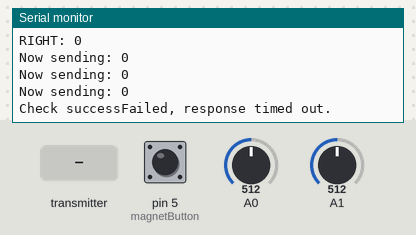
Simulated run of this sketch. Board: Arduino Uno, built with avr-gcc and run on an emulated ATmega328P. Shown: the last lines printed to the serial monitor. Inputs (shaded band) come from the test bench; at power-on: A0 = 512, pin 5 (magnetButton) HIGH, A1 = 512. No radio packets arrive unless stated.

Above: at 6.2 s.
6.3 s: A0 set to 490
At 7.0 s:
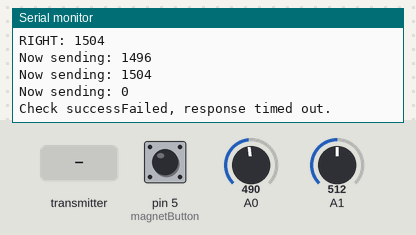
8.6 s: pin 5 (magnetButton) pulled LOW for 1 s
11.1 s: the transmitter starts sending time_taken = 0
At 11.69 s:
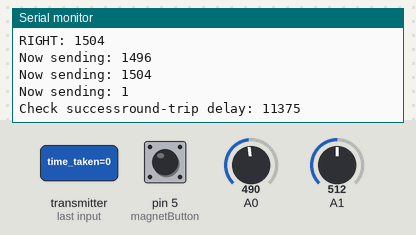
13.3 s: pin 5 (magnetButton) pulled LOW for 0.15 s
At 13.73 s:
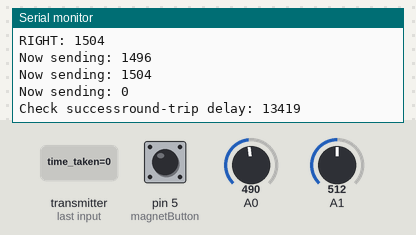
14.9 s: A0 set to 510
At 15.26 s:
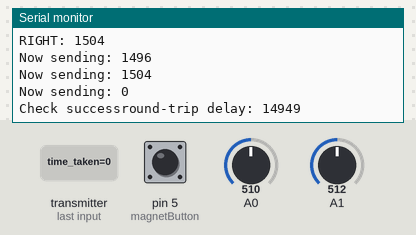
18.3 s: A1 set to 490
At 18.32 s:
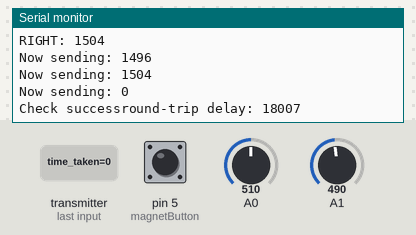
Timing chart, 0 to 21.3 s (numbered marks = the images above; inputs shaded):
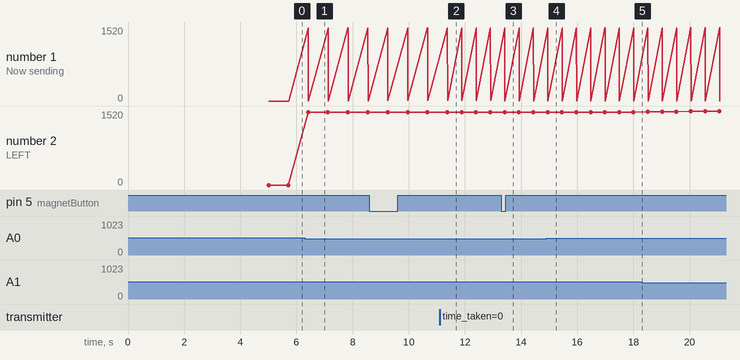

Measured:
- after the input at 6.3 s, the serial monitor: prints a new line after 0.11 s (image 1)
- after the input at 11.1 s, the serial monitor: prints a new line after 0.28 s (image 2)
- after the input at 13.3 s, the serial monitor: prints a new line after 0.11 s (image 3)
- after the input at 14.9 s, the serial monitor: prints a new line after 0.06 s (image 4)
- plotted number 1: 0 → 1 after the input at 8.6 s, 1 → 0 after the input at 13.3 s
- plotted number 2: 0 → 1496 after the input at 6.3 s, 1496 → 1520 after the input at 18.3 s

The sketch:

Transmitter_test_V5.ino
```cpp
// Transmitter
#include <SPI.h>
#include "nRF24L01.h"
#include "RF24.h"
#include <stdio.h>
#include "printf.h"

// initialise variables:
int valueY;
int valueX;
int servoLeftPW;
int servoRightPW;
long LeftandRight;
int turning;

int joystick[3];
const int magnetButton = 5;
int buttonState = LOW;
int lastButtonState = LOW;
bool magnetState = false;


// previous states:
int left_lastState = LOW;
int right_lastState = LOW;

// current states:
int left_currentState;
int right_currentState;

// nRF24L01 radio set up on SPI bus plus pins 7 and 8
RF24 radio(7,8);

// pipe addresses - allowing communication between 2 nodes
const uint64_t pipes[2] = { 0xF0F0F0F0E1LL, 0xF0F0F0F0D2LL };

// The various roles supported by this sketch @X
typedef enum { role_ping_out = 1, role_pong_back } role_e;

// The debug-friendly names of those roles @X
const char* role_friendly_name[] = { "invalid", "Ping out", "Pong back"};

// The role of the current running sketch @X
role_e role = role_ping_out;


void setup(void)
{
  pinMode(magnetButton, INPUT_PULLUP);

  Serial.begin(57600);
  printf_begin();
  printf("ROLE: %s\n\r",role_friendly_name[role]);


  radio.begin();
  radio.setAutoAck(false);
  // radio.setChannel(uint8_t channel)

  // optionally, increase the delay between retries & # of retries
  radio.setRetries(15,15);

  // optionally, reduce the payload size.  seems to
  // improve reliability
  //radio.setPayloadSize(8);

  if (role == role_ping_out)
  {
    radio.openWritingPipe(pipes[0]);
    radio.openReadingPipe(1,pipes[1]);
  }
  else
  {
    radio.openWritingPipe(pipes[1]);
    radio.openReadingPipe(1,pipes[0]);
  }

  radio.startListening();

  // data to ensure radios are working:
  radio.printDetails();
  delay(5000); // for debugging
}


void loop(void)
{

//@@@@@@@@@@@@@@@@@@@@@@@@@@@@@@@@@@@@@@@@@@@@
  servoLeftPW = 1500;
  servoRightPW = 1500;
  turning = 0;


  buttonState = digitalRead(magnetButton);
  if (buttonState == LOW && lastButtonState == HIGH){
    magnetState = !magnetState;
    joystick[2] = magnetState;

    if (joystick[2]) {
      Serial.println("MAGNET ON");
    } else {
      Serial.println("MAGNET OFF");
    }
  }

  lastButtonState = buttonState;


  valueY = analogRead(A0); //UP AND DOWN, (VRY) - Yellow wire
  valueX = analogRead(A1); //LEFT and DOWN, (VRX) - Yellow wire
  //Orientation: GND bottom - SW Top
  //Deadband: 500-530
  // Serial.println(valueY);
  // Serial.println(valueX);


  //Maping JS to Servos
  //TODO: UP AND DOWN MAPING
  if (valueY >= 530)
  {
    Serial.println("Up");
    joystick[0] = map(valueY, 530, 1023, 1500, 1700);
    joystick[1] = map(valueY, 530, 1023, 1500, 1300);
  }
  else if(valueY < 500)
  {
    Serial.println("Down");
    joystick[0] = map(valueY, 500, 0, 1500, 1300);
    joystick[1] = map(valueY, 500, 0, 1500, 1700);
  }
  //TODO: LEFT AND RIGHT MAPING
  else if (valueX >= 530)
  {
    Serial.println("Left");
    turning = map(valueX, 530, 1023, 0, 200);
    joystick[1] -= turning;
  }
  else if(valueX < 500)
  {
    Serial.println("Right");
    turning = map(valueX, 500, 0, 0, 200);
    joystick[0] += turning;
  }
  // @@@@@@@@@@@@@@@@@@@@@@@@@@@@@@@@@@@@@@@@@@@@@@@@@@@@@@

  // The following reads the state of each button
  // left_currentState = digitalRead(LEFT_BUTTON);
  // right_currentState = digitalRead(RIGHT_BUTTON);

  if (role == role_ping_out)
  {
    radio.stopListening();

    // Read joystick values, send them across.  This will block until complete
    // values[0] = valueY; //UP AND DOWN, (VRY) - Yellow wire (ValueY)
    // values[1] = valueX; //LEFT and DOWN, (VRX) - Yellow wire (ValueX)
    // // printf("Now sending %lu..." + String(values[0]) + "and" + String(values[1]));
    // Serial.print("servoLeftPW: ");
    // // Serial.println(servoLeftPW);
    // Serial.print("servoRightPW: ");
    // Serial.println(servoRightPW);
    //LeftandRight = (long(servoLeftPW) * 10000) + long(servoRightPW);
    Serial.println("LEFT: "+ String(joystick[0]));
    Serial.println("RIGHT: "+ String(joystick[1]));
    for (int i = 0; i < sizeof(joystick) / sizeof(joystick[0]); i++) {
      Serial.print("Now sending: ");
      Serial.println(joystick[i]);
    }
    Serial.println();
    // Serial.print(LeftandRight);
    // COMBINED = (String(servoLeftPW) + String(servoRightPW));
    // values[0] = servoLeftPW;
    // values[1] = servoRightPW;
    // Serial.println(values[0]);
    // Serial.println(values[1]);


    //printf("Now sending %li...",LeftandRight);
    bool check = radio.write( joystick, sizeof(joystick));  // True of False

    if (check)
    {
      printf("Check success");
    }
    else
    {
      printf("Failed. \n\r");
    }

    radio.startListening();

    // Wait here until we get a response, or timeout (250ms)
    unsigned long started_waiting_at = millis();
    bool timeout = false;
    while ( ! radio.available() && ! timeout )
      if (millis() - started_waiting_at > 200 )
        timeout = true;

    // Describe the results
    if ( timeout )
    {
      printf("Failed, response timed out.\n\r");
    }
    else
    {
      // Grab the response, compare, and send to debugging spew
      unsigned long time_taken;
      radio.read( &time_taken, sizeof(unsigned long) );

      // Spew it
      printf("round-trip delay: %lu\n\r",millis()-time_taken);

  }
  delay(500);
  }}
```

printf.h
```cpp
// (licence header left out)
/**
 * @file printf.h
 *
 * Setup necessary to direct stdout to the Arduino Serial library, which
 * enables 'printf'
 */

#ifndef __PRINTF_H__
#define __PRINTF_H__

#ifdef ARDUINO

int serial_putc( char c, FILE * )
{
  Serial.write( c );

  return c;
}

void printf_begin(void)
{
  fdevopen( &serial_putc, 0 );
}

#else
#error This example is only for use on Arduino.
#endif // ARDUINO

#endif // __PRINTF_H__
```
